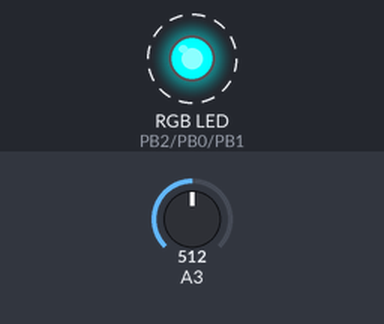
Bench run of a sketch on a simulated ATtiny85, built with avr-gcc and run on an emulated ATtiny85. On the bench: an RGB LED mixed from three pins (HIGH = lit). Dashed ring = blinking. Inputs (shaded band) come from the test bench; at power-on: A3 = 512.

Above: at 1.4 s.
1.5 s: A3 set to 541
4.5 s: A3 set to 565
At 5.7 s:
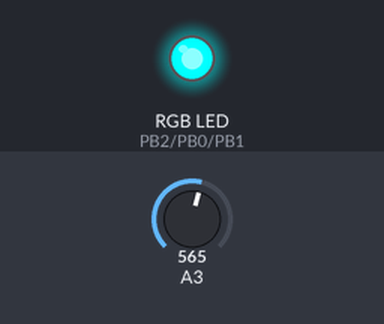
6.0 s: A3 set to 700
At 7.25 s:
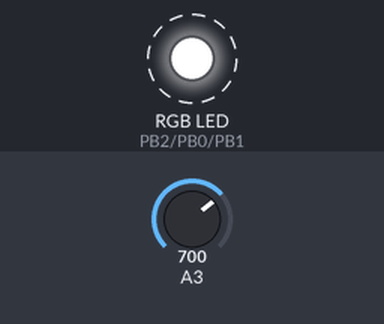
9.0 s: A3 set to 678
At 10.3 s:
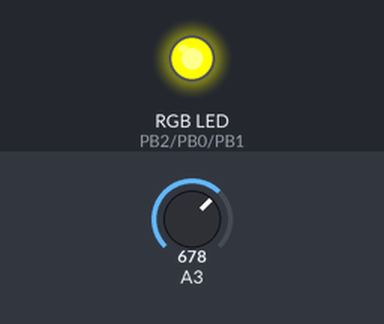
10.6 s: A3 set to 648
12.2 s: A3 set to 632
At 13.4 s:
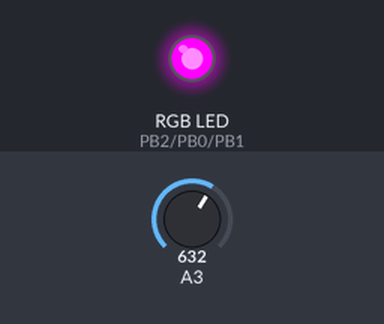
Timing chart, 0 to 15.2 s (numbered marks = the images above; inputs shaded):
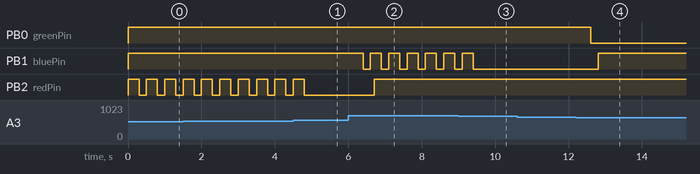

The sketch:

Attiny85_Battery_Monitor.ino
```cpp
// RGB_Tiny Board Testing for Common Anode Rgb Leds
// with LOW it lgiths up the led and with HIGH it lights off because its INVERTED due to common anode rgb led


// Prepared by Ty Tower  "tytower@yahoo.com"


/*.
ATTiny85 Pinout
       (PCINT5/!RESET//ADC0/dW)PB5 -1    8-  VCC
 (PCINT3/XTAL1/CLK1/!OC1B/ADC3)PB3 -2    7-  PB2(SCK/USCK/SCL/ADC1/T0/INT0/PCINT2)
  (PCINT4/XTAL2/CLK0/OC1B/ADC2)PB4 -3    6-  PB1(MISO/D0/AIN1/OC0B/OC1A/PCINT1)
                               GND -4    5-  PB0(MOSI/D1/SDA/AIN0/OC0A/!OC1A/AREF/PCINT0)
*/

const int redPin = PB2;
const int greenPin = PB0;
const int bluePin = PB1;
int del = 200; // delay

// Setup for outputs
void setup()
{

pinMode(redPin, OUTPUT);
pinMode(greenPin, OUTPUT);
pinMode(bluePin, OUTPUT);

digitalWrite(redPin, HIGH);
digitalWrite(bluePin, HIGH);
digitalWrite(greenPin, HIGH);
delay(200);
}

void loop() {
 int sensorValue = analogRead(PB3);
  // Convert the analog reading (which goes from 0 - 1023) to a voltage (0 - 4.9V):
  float voltage = sensorValue * (4.9 / 1023.0);
delay(100);
 int value=sensorValue;

if (value<=550) {
      digitalWrite(redPin, LOW);
      delay(del);
      digitalWrite(redPin, HIGH);
      delay(del/2);
      digitalWrite(bluePin, HIGH);
      digitalWrite(greenPin, HIGH);
}
else
if (value>550 && value<=575) {
      digitalWrite(redPin,LOW);
      delay(del);
      digitalWrite(bluePin,HIGH);
      digitalWrite(greenPin,HIGH);
}
else
if (value>575 && value<=640) {
    digitalWrite(greenPin, LOW);
      delay(del);
      digitalWrite(redPin, HIGH);
      digitalWrite(bluePin, HIGH);
}
else
if (value>640 && value<=690) {
    digitalWrite(bluePin, LOW);
      delay(del);
      digitalWrite(redPin, HIGH);
      digitalWrite(greenPin, HIGH);

}
else
if (value>690) {
     digitalWrite(bluePin, LOW);
       delay(del);
      digitalWrite(bluePin, HIGH);
      delay(del/2);
      digitalWrite(redPin, HIGH);
      digitalWrite(greenPin, HIGH);
}
  delay(100);
}
```

Measured:
- the behaviour switches between 550 and 551 on A3 (found by bisection; images 0 and 1)
- the behaviour switches between 691 and 690 on A3 (found by bisection; images 2 and 3)
- the behaviour switches between 641 and 640 on A3 (found by bisection; images 3 and 4)
- after the input at 4.5 s, PB2 (redPin): goes on until 4.8 s, then stays LOW
- after the input at 6.0 s, PB1 (bluePin): alternates HIGH for 0.30 s and LOW for 0.20 s, starting after 0.40 s; PB2 (redPin): LOW → HIGH after 0.70 s
- after the input at 9.0 s, PB1 (bluePin): goes on until 9.4 s, then stays LOW
- after the input at 10.6 s, every drawn part: stays the same
- after the input at 12.2 s, PB0 (greenPin): HIGH → LOW after 0.41 s; PB1 (bluePin): LOW → HIGH after 0.61 s
- by itself, PB2 (redPin): alternates HIGH for 0.30 s and LOW for 0.20 s
